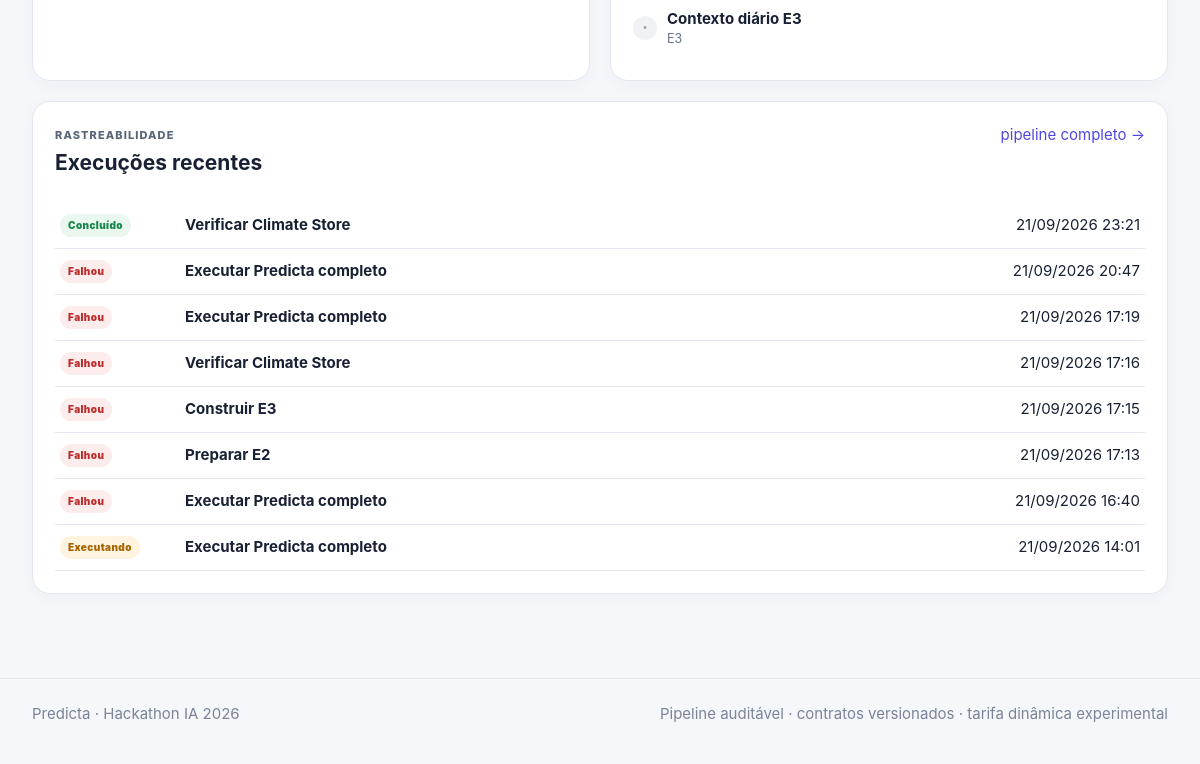
Before: / (lower part) with the older database file.
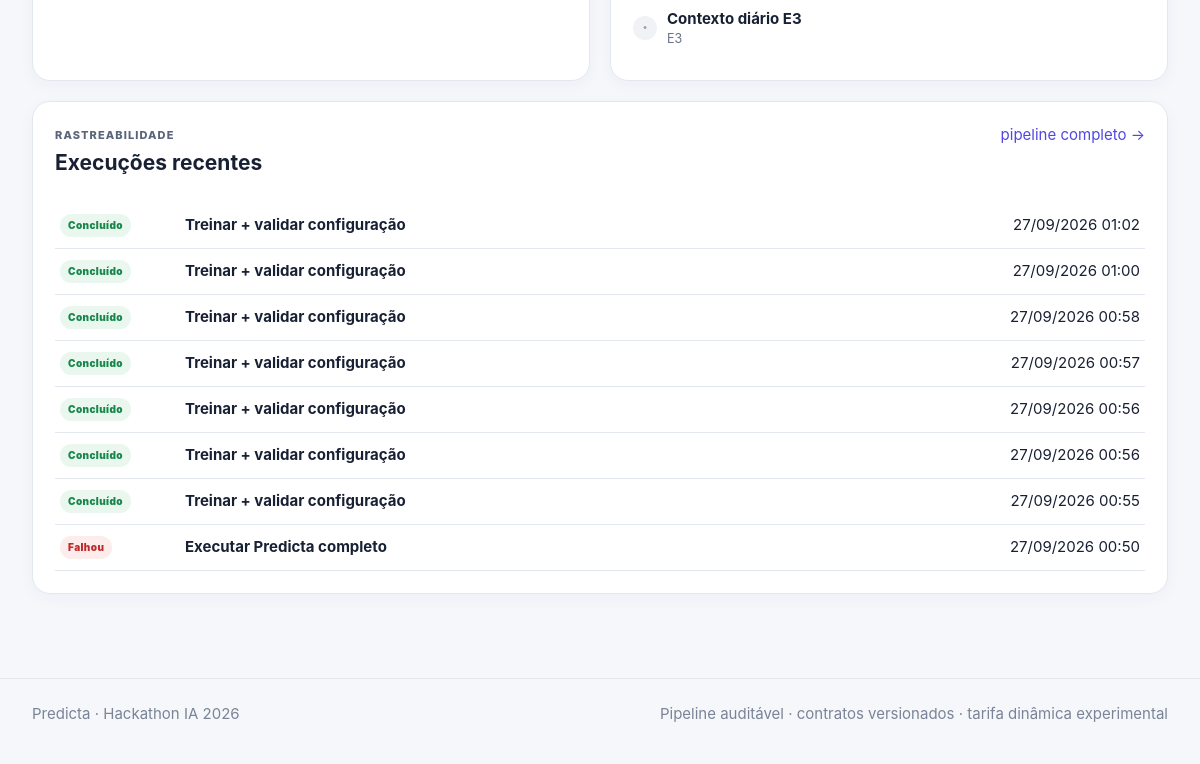
After: the same page with the newer database file.
### web/studio/models.py (models this page shows, shortened)
class PipelineRun(models.Model):
    STATUS_CHOICES = [
        ('PENDING', 'Pendente'),
        ('RUNNING', 'Executando'),
        ('SUCCESS', 'Concluído'),
        ('FAILED', 'Falhou'),
        ('CANCELLED', 'Cancelado'),
    ]
    id = models.UUIDField(primary_key=True, default=uuid.uuid4, editable=False)
    stage_id = models.CharField(max_length=80)
    stage_label = models.CharField(max_length=180)
    status = models.CharField(max_length=16, choices=STATUS_CHOICES, default='PENDING')
    parameters = models.JSONField(default=dict, blank=True)
    command = models.JSONField(default=list, blank=True)
    log_path = models.CharField(max_length=500, blank=True)
    pid = models.IntegerField(null=True, blank=True)
    return_code = models.IntegerField(null=True, blank=True)
    output_summary = models.JSONField(default=dict, blank=True)
    error_message = models.TextField(blank=True)
    created_at = models.DateTimeField(auto_now_add=True)
    started_at = models.DateTimeField(null=True, blank=True)
    finished_at = models.DateTimeField(null=True, blank=True)
    class Meta:
        ordering = ['-created_at']

### web/studio/views.py (the view)
# urls.py: path('',views.dashboard,name='dashboard'),
def dashboard(request):
    artifacts=all_artifact_statuses();metrics=metrics_context();models=scan_model_families();active=active_model();complete=sum(1 for a in artifacts if a['exists']);by_key={a['key']:a for a in artifacts}
    if not by_key.get('load',{}).get('exists'):next_action={'title':'Adicionar histórico ONS','text':'Escolha os anos em Dados e consolide a série antes de modelar.','url':'studio:data'}
    elif not by_key.get('climate_e3',{}).get('exists'):next_action={'title':'Completar features climáticas','text':'Construa E2/E3 na página Features para habilitar o experimento climático.','url':'studio:features'}
    elif not metrics.get('exists'):next_action={'title':'Validar uma configuração','text':'Compare algoritmos e informações climáticas no mesmo período de teste.','url':'studio:modeling'}
    elif not models:next_action={'title':'Congelar modelo','text':'Depois de validar, treine/congele a configuração escolhida.','url':'studio:models'}
    elif not active:next_action={'title':'Selecionar modelo ativo','text':'Promova uma família congelada para inferência.','url':'studio:models'}
    elif not by_key.get('system_signal',{}).get('exists'):next_action={'title':'Gerar sinal operacional','text':'Execute inferência e publique system_signal_v1.','url':'studio:pipeline'}
    elif not by_key.get('base_tariffs',{}).get('exists'):next_action={'title':'Carregar mapa e tarifas','text':'Relacione áreas reais de concessão e tarifas ANEEL por CNPJ.','url':'studio:data'}
    else:next_action={'title':'Simular cliente','text':'Clique em uma área real de concessão e compare tarifa atual × Predicta.','url':'studio:product'}
    return render(request,'studio/dashboard.html',{'page':'dashboard','artifacts':artifacts,'artifact_complete':complete,'artifact_total':len(artifacts),'metrics':metrics,'models':models,'active_model':active,'recent_runs':_recent_runs(),'regions':[{'id':k,'available':v} for k,v in available_regions().items()],'next_action':next_action})

### web/studio/context_processors.py (called while the page is built)
def project_context(request):
    active = ProjectSetting.objects.filter(key='active_model').first()
    registry_path=Path(settings.PREDICTA_PROJECT_ROOT)/'models/demand/operational_registry.json'
    registry=None
    if registry_path.exists():
        try:registry=json.loads(registry_path.read_text(encoding='utf-8'))
        except Exception:registry=None
    return {
        'project_name': 'Predicta',
        'project_root': str(settings.PREDICTA_PROJECT_ROOT),
        'active_model_global': active.value if active else None,
        'operational_registry_global': registry,
        'pipeline_execution_enabled': settings.PREDICTA_ALLOW_PIPELINE_EXECUTION,
    }

### web/studio/services/artifacts.py (called while the page is built, shortened)
def artifact_path(spec: ArtifactSpec) -> Path:
    return ROOT / spec.path

def artifact_status(spec: ArtifactSpec) -> dict:
    p = artifact_path(spec)
    out = {'key':spec.key,'label':spec.label,'path':spec.path,'exists':p.exists(),'description':spec.description,'stage':spec.stage,'category':spec.category}
    return out

def all_artifact_statuses():
    return [artifact_status(a) for a in ARTIFACTS]

### web/studio/services/distribution.py (called while the page is built)
def _dataset(relative_path: str, local_path: Path) -> Path:
    return dataset_path(relative_path, local_path)

### web/studio/templates/studio/dashboard.html (shortened to what this page needs)
{% extends 'studio/base.html' %}
{% load date_display %}
{% block content %}
<div class="two-col">
  <section class="panel">
  </section>
  <section class="panel">
    <div class="status-list">
      {% for a in artifacts|slice:':8' %}
      <div><span class="status-icon {% if a.exists %}ok{% endif %}">{% if a.exists %}✓{% else %}·{% endif %}</span><span><b>{{ a.label }}</b><small>{{ a.stage }}</small></span></div>
      {% endfor %}
    </div>
  </section>
</div>
<section class="panel">
  <div class="panel-head"><div><p class="eyebrow">Rastreabilidade</p><h2>Execuções recentes</h2></div><a href="{% url 'studio:pipeline' %}">pipeline completo →</a></div>
  {% if recent_runs %}
  <div class="run-list">
  {% for run in recent_runs %}
    <a href="{% url 'studio:run_detail' run.id %}" class="run-row"><span class="badge status-{{ run.status|lower }}">{{ run.get_status_display }}</span><b>{{ run.stage_label }}</b><span>{% human_date run.created_at %}</span></a>
  {% endfor %}
  </div>
  {% else %}<div class="empty-state">Nenhuma etapa foi iniciada pela interface ainda.</div>{% endif %}
</section>
{% endblock %}

Changed rows visible on the page:
no longer on this page (row unchanged): PipelineRun: status "Concluído", stage_label "Verificar Climate Store", created_at "21/09/2026 23:21"
no longer on this page (row unchanged): PipelineRun: status "Falhou", stage_label "Executar Predicta completo", created_at "21/09/2026 20:47"
no longer on this page (row unchanged): PipelineRun: status "Falhou", stage_label "Executar Predicta completo", created_at "21/09/2026 17:19"
no longer on this page (row unchanged): PipelineRun: status "Falhou", stage_label "Verificar Climate Store", created_at "21/09/2026 17:16"
no longer on this page (row unchanged): PipelineRun: status "Falhou", stage_label "Construir E3", created_at "21/09/2026 17:15"
no longer on this page (row unchanged): PipelineRun: status "Falhou", stage_label "Preparar E2", created_at "21/09/2026 17:13"
no longer on this page (row unchanged): PipelineRun: status "Falhou", stage_label "Executar Predicta completo", created_at "21/09/2026 16:40"
no longer on this page (row unchanged): PipelineRun: status "Executando", stage_label "Executar Predicta completo", created_at "21/09/2026 14:01"
added PipelineRun: status "Concluído", stage_label "Treinar + validar configuração", created_at "27/09/2026 01:02"
added PipelineRun: status "Concluído", stage_label "Treinar + validar configuração", created_at "27/09/2026 01:00"
added PipelineRun: status "Concluído", stage_label "Treinar + validar configuração", created_at "27/09/2026 00:58"
added PipelineRun: status "Concluído", stage_label "Treinar + validar configuração", created_at "27/09/2026 00:57"
added PipelineRun: status "Concluído", stage_label "Treinar + validar configuração", created_at "27/09/2026 00:56"
added PipelineRun: status "Concluído", stage_label "Treinar + validar configuração", created_at "27/09/2026 00:56"
added PipelineRun: status "Concluído", stage_label "Treinar + validar configuração", created_at "27/09/2026 00:55"
added PipelineRun: status "Falhou", stage_label "Executar Predicta completo", created_at "27/09/2026 00:50"
